Frame 1 (no input): blank canvas, image omitted
Frame 60 (the mouse pressed at the canvas centre just before this capture): blank canvas, image omitted
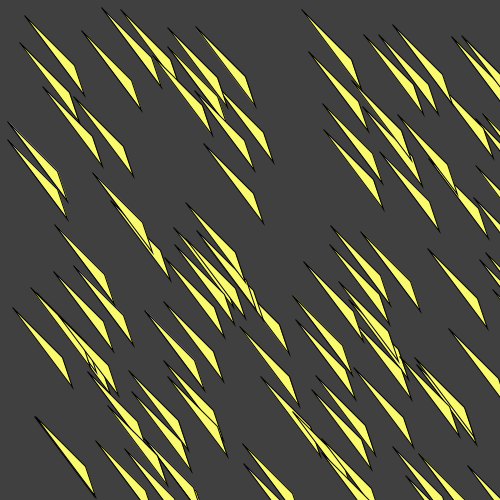
Frame 120 (the mouse held since frame 60 and released just before this capture)

The Processing sketch whose frames 1 and 60 were blank and that drew this single picture after the mouse press (run headless with seeded random() and noise(); from frame 60 on, the mouse is pressed at the canvas centre):

// Processing sketch: processing_58234
// ── processing_58234.pde

//PS5
//Georgina Yeboah
//Chaotic Triangles

Tri [] tris = new Tri [200];
//--------------------------------------------------------------
void setup() {
  size(500, 500);
  smooth();

  for (int i=0; i < tris.length; i++) {
    float x = random(height);
    float y = random(width);

    tris[i] = new Tri (x, y);
  }
}
//---------------------------------------------------------------
void draw() {
  background(64);  
  int numTri = int ( map(mouseX, 0, height, 0, tris.length));
  for (int i = 0; i <numTri; i++) {

    tris[i].display();
  }
}
//---------------------------------------------------------------
class Tri {
  float x;
  float y;
  float c;

  Tri ( float x, float y ) {
    this.x = x;
    this.y = y;
  }

  void display() {
    pushMatrix();
    translate(this.x, this.y);

    c = int(map(c, 26, height, 80, 255));
    fill(mouseX, mouseY, c);

    triangle(0, 0, 50, 50, 60, 80);
    popMatrix();
  }
}
//---------------------------------------------------------------
